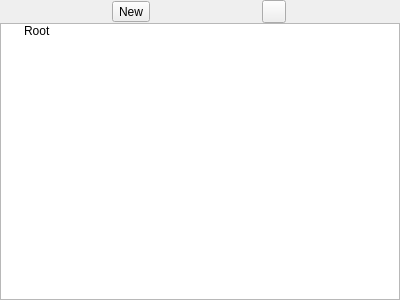
<?xml version="1.0" encoding="UTF-8"?>
<ui version="4.0">
 <class>tab_cafbuilder</class>
 <widget class="QWidget" name="tab_cafbuilder">
  <property name="geometry">
   <rect>
    <x>0</x>
    <y>0</y>
    <width>400</width>
    <height>300</height>
   </rect>
  </property>
  <property name="windowTitle">
   <string>Form</string>
  </property>
  <layout class="QVBoxLayout" name="verticalLayout">
   <property name="spacing">
    <number>0</number>
   </property>
   <property name="leftMargin">
    <number>0</number>
   </property>
   <property name="topMargin">
    <number>0</number>
   </property>
   <property name="rightMargin">
    <number>0</number>
   </property>
   <property name="bottomMargin">
    <number>0</number>
   </property>
   <item>
    <widget class="QWidget" name="w_bar" native="true">
     <property name="sizePolicy">
      <sizepolicy hsizetype="Preferred" vsizetype="Fixed">
       <horstretch>0</horstretch>
       <verstretch>0</verstretch>
      </sizepolicy>
     </property>
     <layout class="QHBoxLayout" name="hl_bar">
      <property name="spacing">
       <number>0</number>
      </property>
      <property name="leftMargin">
       <number>0</number>
      </property>
      <property name="topMargin">
       <number>0</number>
      </property>
      <property name="rightMargin">
       <number>0</number>
      </property>
      <property name="bottomMargin">
       <number>0</number>
      </property>
      <item>
       <widget class="QToolButton" name="tbtn_add">
        <property name="whatsThis">
         <string>Add</string>
        </property>
        <property name="text">
         <string>New</string>
        </property>
        <property name="icon">
         <iconset theme="add"/>
        </property>
       </widget>
      </item>
      <item>
       <widget class="QToolButton" name="tbtn_remove">
        <property name="text">
         <string/>
        </property>
        <property name="icon">
         <iconset theme="remove"/>
        </property>
       </widget>
      </item>
     </layout>
    </widget>
   </item>
   <item>
    <widget class="QTreeWidget" name="tw_lumps">
     <property name="rootIsDecorated">
      <bool>true</bool>
     </property>
     <attribute name="headerVisible">
      <bool>false</bool>
     </attribute>
     <column>
      <property name="text">
       <string>Lumps</string>
      </property>
     </column>
     <column>
      <property name="text">
       <string>Values</string>
      </property>
     </column>
     <item>
      <property name="text">
       <string>Root</string>
      </property>
      <property name="textAlignment">
       <set>AlignLeading|AlignVCenter</set>
      </property>
      <property name="flags">
       <set>ItemIsSelectable|ItemIsUserCheckable|ItemIsEnabled</set>
      </property>
     </item>
    </widget>
   </item>
  </layout>
 </widget>
 <resources/>
 <connections/>
</ui>
